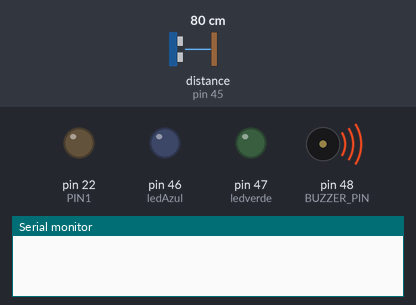
The sketch below on a simulated Arduino Mega 2560, built with avr-gcc and run on an emulated ATmega2560. On the bench: output pins drawn as LEDs (lit = HIGH), buzzer (waves = sounding), the last lines printed to the serial monitor. The inputs (shaded band) are chosen by the test bench; at power-on: distance to the obstacle (sensor on pin 45) 80 cm.

Above: at 0.1 s.
At 2.6 s:
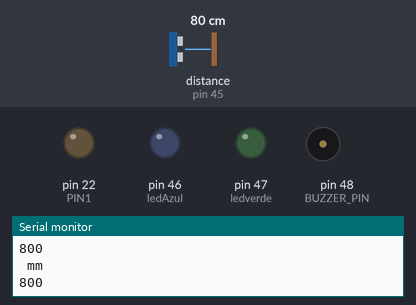
2.7 s: distance to the obstacle (sensor on pin 45) set to 22 cm
4.2 s: distance to the obstacle (sensor on pin 45) set to 18 cm
At 4.9 s:
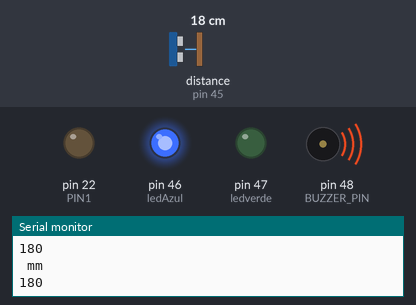
Timing chart, 0 to 7.2 s (numbered marks = the images above; inputs shaded):
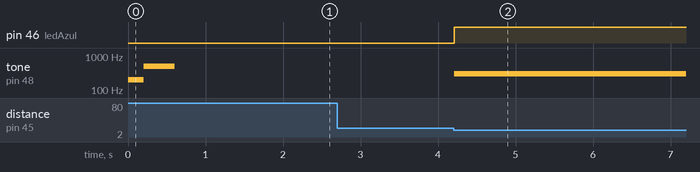

Measured:
- the behaviour switches between 21 and 20 cm on distance to the obstacle (sensor on pin 45) (found by bisection; images 1 and 2)
- after the input at 4.2 s, pin 46 (ledAzul): LOW → HIGH at once; tone on pin 48 (BUZZER_PIN): silent → 300 Hz at once

The sketch:

vl53l0x_1X_LONG_RANGE_FILTRO_Buzzer.ino
```cpp
/*
 * vl53l0x_multiple_test_v1
 * http://dami.azw.pt/usar-varios-vl53l0x-com-enderecos-i2c-diferentes/
 *
 *
 */


#include <Wire.h>
#include <VL53L0X.h>

VL53L0X sensor1;
#define LONG_RANGE
// Variaveis para armazenar a distancia atual e o ultimo valor lido
int dist = 0, dist_old = 0;
// Variavel para armazenar o tempo na parte do timeout
unsigned long timeout = 0;


#define PIN1 22


#define ledverde 47//LED D45
#define ledAzul 46//LED D47
#define BUZZER_PIN  48  // AX-1205-2 5V

void setup() {
Wire.begin();
Serial.begin (115200);

pinMode(PIN1, OUTPUT);

digitalWrite(PIN1, LOW);

pinMode(ledverde, OUTPUT);
digitalWrite(ledverde, LOW);
pinMode(ledAzul, OUTPUT);
digitalWrite(ledAzul, LOW);
pinMode(BUZZER_PIN, OUTPUT);
tone(BUZZER_PIN, 200, 200); delay(200);
tone(BUZZER_PIN, 500, 400); delay(500);
delay(500);

#if defined LONG_RANGE
  // lower the return signal rate limit (default is 0.25 MCPS)
  sensor1.setSignalRateLimit(0.1);
  // increase laser pulse periods (defaults are 14 and 10 PCLKs)
  sensor1.setVcselPulsePeriod(VL53L0X::VcselPeriodPreRange, 18);//default
  sensor1.setVcselPulsePeriod(VL53L0X::VcselPeriodFinalRange, 14);//default
  //sensor.setVcselPulsePeriod(VL53L0X::VcselPeriodPreRange, 28);//default
  //sensor.setVcselPulsePeriod(VL53L0X::VcselPeriodFinalRange, 20);//default
#endif


pinMode(PIN1, INPUT);
delay(150);
Serial.println("00");
sensor1.init(true);

Serial.println("01");
delay(100);
sensor1.setAddress((uint8_t)45);
Serial.println("02");


Serial.println("addresses set");

// end configuration
sensor1.setTimeout(500);

sensor1.startContinuous();


// scan i2c
Serial.println ("I2C scanner. Scanning ...");
byte count = 0;

for (byte i = 1; i < 120; i++) {

Wire.beginTransmission (i);
if (Wire.endTransmission () == 0) {
Serial.print ("Found address: ");
Serial.print (i, DEC);
Serial.print (" (0x");
Serial.print (i, HEX);
Serial.println (")");
count++;
delay (1); // maybe unneeded?
} // end of good response
} // end of for loop
Serial.println ("Done.");
Serial.print ("Found ");
Serial.print (count, DEC);
Serial.println (" device(s).");
}

void loop() {

  dist = sensor1.readRangeSingleMillimeters();
  Serial.print(" mm");
    Serial.print("\t");
   Serial.println();
  Serial.println(dist);
 //  Serial.println();

  filtrar_sinal(); // Filtra o valor de distancia
 // Serial.println();


  //------------------------------------------------------
  if(dist <=200 )
  {
    digitalWrite(ledAzul, HIGH);
    tone(BUZZER_PIN, 300, 300); //
  }
  else
  {
     digitalWrite(ledAzul, LOW);
  }

//-------------------------------------------------------------

}

// Função para filtrar o valor medido
void filtrar_sinal()
{
  // Se a distância medida for maior que 8000 e ainda não tiver passado 1 segundo de timeout
  if (dist > 8000 && ((millis() - timeout) < 1000))
  {
    // Descarta a medição feita e iguala ela à anterior
    dist = dist_old;
  }
  else // Caso contrário (medição < 8000 ou passou do timeout)
  {
    // Não descarta a medição atual e atualiza a medição antiga para a atual
    dist_old = dist;
    timeout = millis(); // Reseta o valor da variável do timeout
  }
}
```

buzzer.cpp
```cpp
/*
  A simple class to handle a buzzer
  2016-09-17
*/

#include "Arduino.h"
#include "buzzer.h"

Buzzer::Buzzer(int pin) {
  _pin = pin;
  _counter = 0;
  _disabled = false;
  pinMode(_pin, OUTPUT);
  digitalWrite(_pin, LOW);
}

void Buzzer::buzz() {
  if (!_disabled)
    _counter = 1;
}

void Buzzer::buzz(int duration) {
  if (!_disabled)
    _counter = duration;
}

void Buzzer::buzzBlocking(int duration_ms) {
  if (!_disabled) {
    digitalWrite(_pin, HIGH);
    delay(duration_ms);
    digitalWrite(_pin, LOW);
  }
}

void Buzzer::disable() {
  _disabled = true;
}

void Buzzer::enable() {
  _disabled = false;
}

bool Buzzer::isEnabled() {
  return !_disabled;
}

void Buzzer::doUpdate() {
  if (_counter <= 0) {
    digitalWrite(_pin, LOW);
  } else {
    _counter--;
    digitalWrite(_pin, HIGH);
  }
}
```

buzzer.h
```cpp
/*
  A simple class to handle a buzzer
  2016-09-17
*/

#ifndef Buzzer_h
#define Buzzer_h

#include "Arduino.h"

class Buzzer
{
  public:
    Buzzer(int pin);

    void buzz();
    void buzz(int duration);
    void buzzBlocking(int duration_ms);
    void disable();
    void enable();
    bool isEnabled();
    void doUpdate();

  private:
    int _pin;
    int _counter;
    bool _disabled;
};

#endif
```
